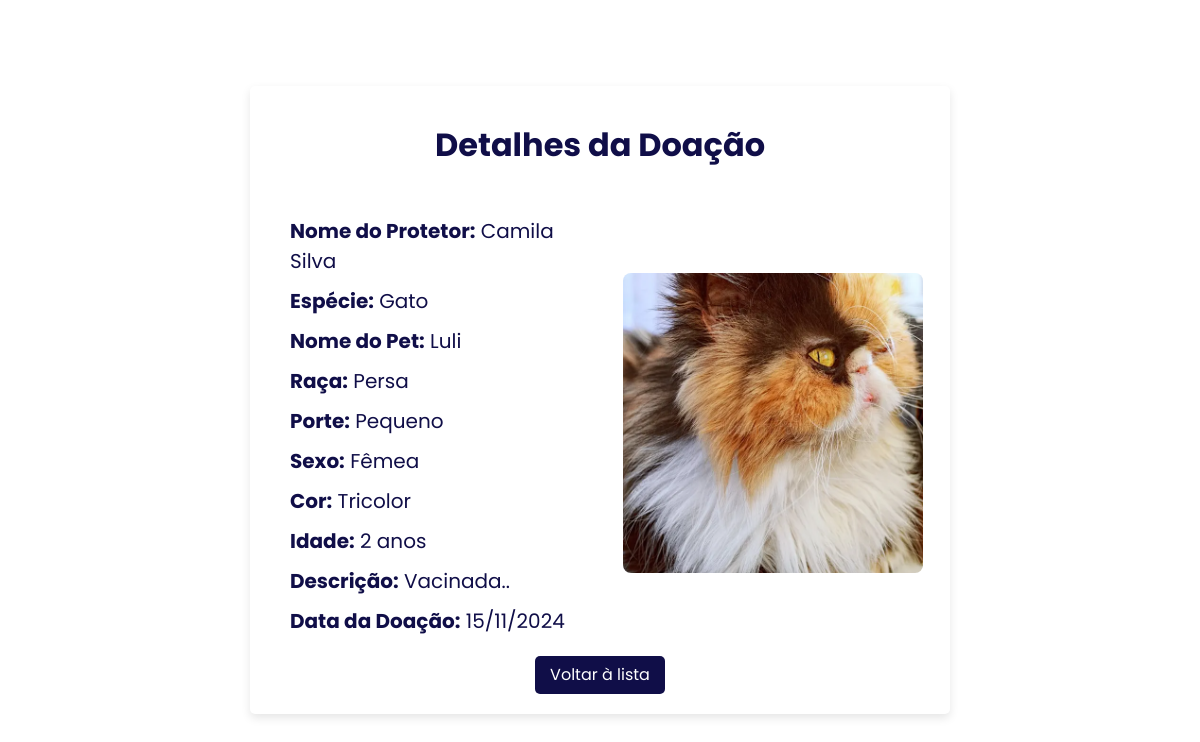
/crud/public/visualizar_doacao.php?id=23, run on an earlier commit of the app's database.
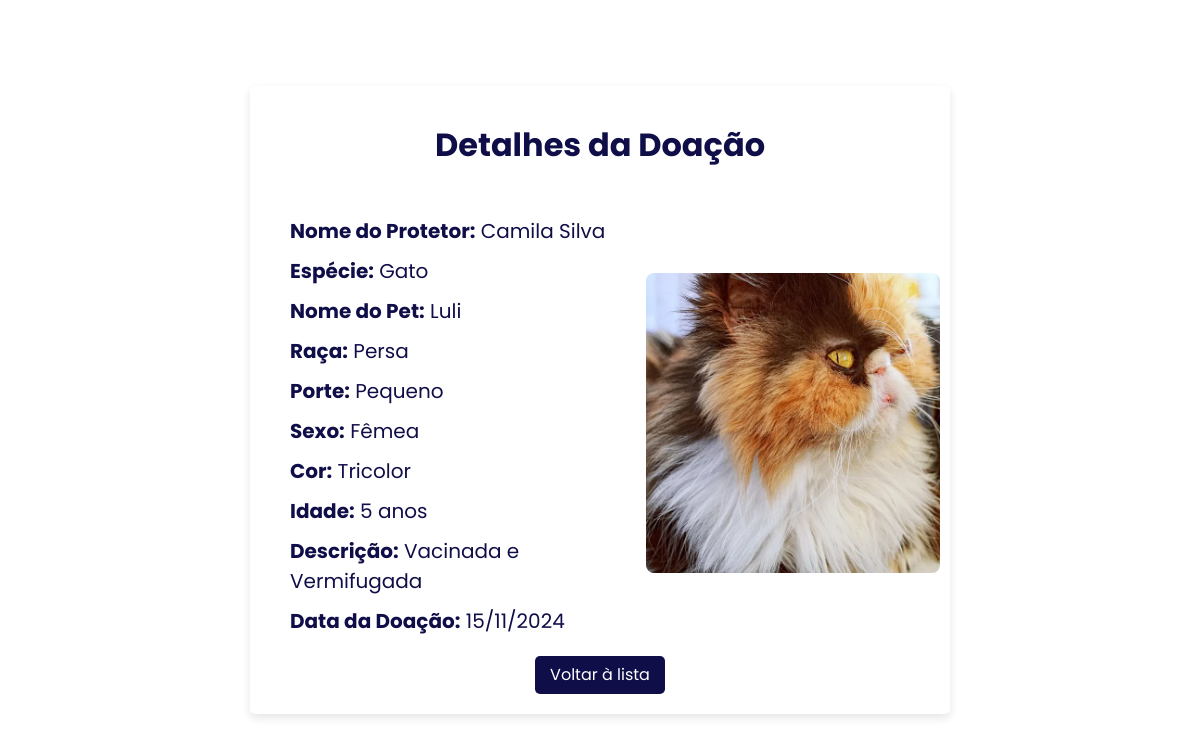
And on a later commit of the database.
### tables this page shows
CREATE TABLE `doacoes` (
  `id` int(11) NOT NULL,
  `pet_id` int(11) DEFAULT NULL,
  `usuario_id` int(11) DEFAULT NULL,
  `data` date DEFAULT NULL,
  `criado_em` timestamp NOT NULL DEFAULT current_timestamp(),
  `endereco_id` int(11) NOT NULL
);

CREATE TABLE `usuarios` (
  `id` int(11) NOT NULL,
  `nome` varchar(100) NOT NULL,
  `sobrenome` varchar(100) NOT NULL,
  `cpf` varchar(14) NOT NULL,
  `telefone` varchar(15) NOT NULL,
  `email` varchar(100) NOT NULL,
  `senha` varchar(255) NOT NULL,
  `criado_em` timestamp NOT NULL DEFAULT current_timestamp(),
  `perfil_id` int(11) NOT NULL,
  `data_nascimento` date DEFAULT NULL
);

CREATE TABLE `especie` (
  `id` int(11) NOT NULL,
  `nome` varchar(100) DEFAULT NULL
);

CREATE TABLE `pets` (
  `id` int(11) NOT NULL,
  `nome` varchar(100) NOT NULL,
  `especie_id` int(11) NOT NULL,
  `raca` varchar(100) NOT NULL,
  `porte` varchar(50) NOT NULL,
  `sexo` enum('Macho','Fêmea') NOT NULL,
  `cor` varchar(50) NOT NULL,
  `idade` int(11) NOT NULL,
  `descricao` text DEFAULT NULL,
  `foto` text DEFAULT NULL,
  `criado_em` timestamp NOT NULL DEFAULT current_timestamp(),
  `status_id` int(11) DEFAULT 1
);

CREATE TABLE `fotos` (
  `id` int(11) NOT NULL,
  `nome` varchar(100) NOT NULL,
  `url` varchar(100) NOT NULL,
  `pet_id` int(11) NOT NULL
);

### crud/controllers/PetController.php (called while the page is built, shortened)
<?php
require_once '../models/Pet.php';
class PetController
{
    private $petModel;
    public function __construct($db)
    {
        $this->petModel = new Pet($db);
    }
    public function visualizarDoacao($id)
    {
        $doacao = $this->petModel->visualizarDoacao($id);
        return $doacao;
    }
}
?>

### crud/models/Pet.php (called while the page is built, shortened)
<?php
class Pet
{
    private $conn;
    public function __construct($db)
    {
        $this->conn = $db;
    }
    public function visualizarDoacao($doacao_id)
    {
        $sql = "SELECT d.id AS doacao_id,
                       p.id AS pet_id,
                       p.nome,
                       p.especie_id,
                       p.raca,
                       p.porte,
                       p.sexo,
                       p.cor,
                       p.idade,
                       p.descricao,
                       d.data,
                       u.nome AS usuario_nome,
                       u.sobrenome AS usuario_sobrenome,
                       e.nome AS especie_nome,
                       f.url AS foto_url
                FROM doacoes d
                JOIN pets p ON d.pet_id = p.id
                JOIN usuarios u ON d.usuario_id = u.id
                LEFT JOIN fotos f ON p.id = f.pet_id
                LEFT JOIN especie e ON p.especie_id = e.id
                WHERE d.id = ?
                LIMIT 1";
        $stmt = $this->conn->prepare($sql);
        $stmt->bind_param("i", $doacao_id);
        $stmt->execute();
        $result = $stmt->get_result();
        if ($result->num_rows > 0) {
            return $result->fetch_assoc();
        } else {
            return null;
        }
    }
}
?>

### crud/public/visualizar_doacao.php (the view, shortened to what this page needs)
<?php
require '../controllers/PetController.php';
$db = (new DataBase())->getConnection();
$petController = new PetController($db);
if (isset($_GET['id'])) {
    $doacao = $petController->visualizarDoacao($_GET['id']);
} else {
    die("ID da doação não fornecido.");
}
?>
<!DOCTYPE html>
<html lang="pt-BR">
<head>
    <link rel="stylesheet" href="https://cdnjs.cloudflare.com/ajax/libs/normalize/8.0.1/normalize.min.css">
    <link rel="stylesheet" href="https://cdnjs.cloudflare.com/ajax/libs/font-awesome/6.5.0/css/all.min.css">
</head>
<body>
    <div class="container">
        <h1>Detalhes da Doação</h1>
        <div class="info-container">
            <div class="text-info">
                <p><strong>Nome do Protetor:</strong>
                    <?= htmlspecialchars($doacao['usuario_nome'] . ' ' . $doacao['usuario_sobrenome']) ?></p>
                <p><strong>Espécie:</strong> <?= htmlspecialchars($doacao['especie_nome']) ?></p>
                <p><strong>Nome do Pet:</strong> <?= htmlspecialchars($doacao['nome']) ?></p>
                <p><strong>Raça:</strong> <?= htmlspecialchars($doacao['raca']) ?></p>
                <p><strong>Porte:</strong> <?= htmlspecialchars($doacao['porte']) ?></p>
                <p><strong>Sexo:</strong> <?= htmlspecialchars($doacao['sexo']) ?></p>
                <p><strong>Cor:</strong> <?= htmlspecialchars($doacao['cor']) ?></p>
                <p><strong>Idade:</strong> <?= htmlspecialchars($doacao['idade']) ?> anos</p>
                <p><strong>Descrição:</strong> <?= htmlspecialchars($doacao['descricao']) ?></p>
                <p><strong>Data da Doação:</strong>
                    <?= (new DateTime($doacao['data']))->format('d/m/Y') ?></p>
            </div>
            <div class="image-info">
                <?php if (!empty($doacao['foto_url'])): ?>
                    <?php
                    $imgSrc = '../../' . $doacao['foto_url'];
                    ?>
                    <img src="<?= htmlspecialchars($imgSrc) ?>" alt="Foto do Pet">
                <?php else: ?>
                    <p>Nenhuma foto disponível.</p>
                <?php endif; ?>
            </div>
        </div>
        <div class="btn-group">
            <a href="../../crud/views/painel_admin.php" class="btn voltar">Voltar à lista</a>
        </div>
    </div>
</body>
</html>

### crud/public/visualizar_doacao.php (style rules this page uses)
body { font-family: "Poppins", sans-serif; background-color: #fff; color: #100e48; margin: 0; display: flex; justify-content: center; align-items: center; height: 100vh; }
.container { background-color: #fff; padding: 20px 40px; border-radius: 5px; box-shadow: 0 4px 10px rgba(0, 0, 0, 0.1); max-width: 700px; width: 90%; box-sizing: border-box; text-align: left; display: flex; flex-direction: column; }
.info-container { display: flex; align-items: center; margin-top: 20px; }
.info-container img { width: 300px; height: 300px; object-fit: cover; border-radius: 8px; margin-left: 30px; }
.btn-group { display: flex; justify-content: center; margin-top: -10px; }
h1 { text-align: center; color: #100e48; }
p { margin: 10px 0; font-size: 20px; line-height: 1.5; }
img { max-width: 100%; height: auto; border-radius: 5px; margin: 10px 0; }
a { display: inline-block; background-color: #100e48; color: #fff; padding: 10px 15px; border-radius: 5px; text-decoration: none; margin-top: 20px; text-align: center; }

What changed in the data, as far as the page shows it:
changed through a linked row, doacoes "Camila Silva": pet.idade "2" → "5"; pet.descricao "Vacinada.." → "Vacinada e Vermifugada"
